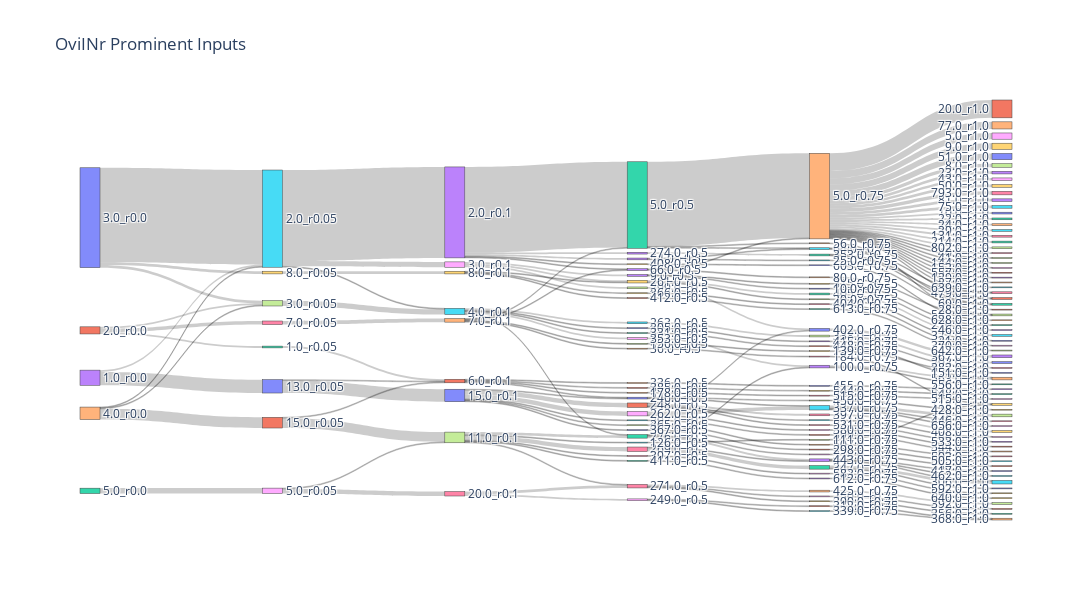

Write notebook code for a chart like this one.
### Code cell
# prominent types only
create_sankey(ovi_inputs, chi_values, prominent=True, prom_types=ovi_type_inputs, figsize=600, title='OviINr Prominent Inputs')

### Figure 1 — Plotly figure (JSON) as saved in the notebook; plotly's stock layout.template omitted (floating-point values rounded to 4 significant figures; data arrays with more than 128 entries replaced by an {"elided": "..."} marker saying what was removed)
{"data": [{"link": {"source": {"elided": "191 int values"}, "target": {"elided": "191 int values"}, "value": {"elided": "191 int values"}}, "node": {"label": {"elided": "168 str values"}, "line": {"width": 0.5}, "pad": 15, "thickness": 20}, "type": "sankey"}], "layout": {"height": 600, "title": {"text": "OviINr Prominent Inputs"}, "width": 1400}}
